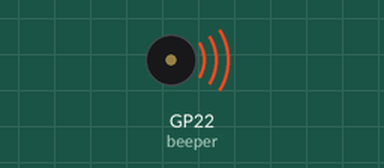
Bench run of a program on a simulated Raspberry Pi Pico running MicroPython. Parts: buzzer (waves = sounding). At 0.9 s the program stops and its outputs stay as they are.

Above: at 0.1 s.
At 0.9 s:
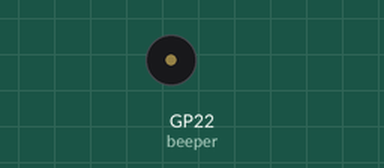
Timing chart, 0 to 2.4 s (numbered marks = the images above):
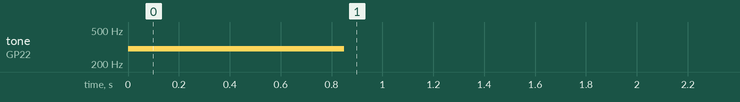

The program:

Beep.py
```python
from machine import Pin, PWM
import utime

# Melody
# MELODY_NOTE = [659, 759, 0, 659]
# MELODY_DURATION = [0.15, 0.35, 0.15, 0.2]
# MELODY_NOTE = [659, 659, 0, 659, 0, 523, 659, 0, 784]
# MELODY_DURATION = [0.25, 0.25, 0.15, 0.25, 0.25, 0.15, 0.25, 0.15, 0.3]
# MELODY_NOTE = [659, 759, 0, 659]
# MELODY_DURATION = [0.15, 0.35, 0.15, 0.2]
MELODY_NOTE = [300, 300]
MELODY_DURATION = [0.50, 0.35]

beeper = PWM(Pin(22))
# beeper.freq(500)
# beeper.duty_u16(4000)
#
# utime.sleep(0.8)
# beeper.deinit()

for i in range(len(MELODY_NOTE)):
    # Play melody tones
    if (MELODY_NOTE[i] > 0):
        beeper.freq(MELODY_NOTE[i])
        beeper.duty_u16(2512)
    else:
        beeper.deinit()
    utime.sleep(MELODY_DURATION[i])
beeper.deinit()
```

Measured:
- by itself, tone on GP22 (beeper): silent → 300 Hz at 0.00 s, → silent 0.85 s later
